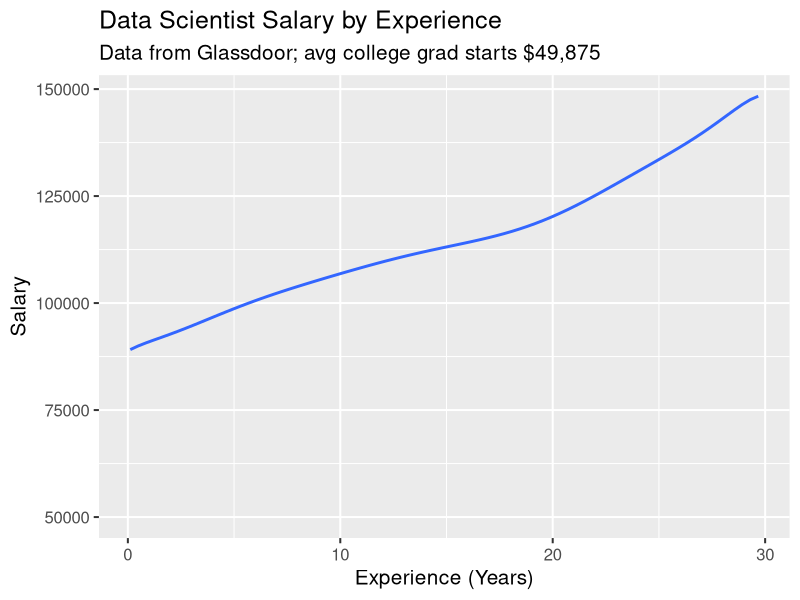
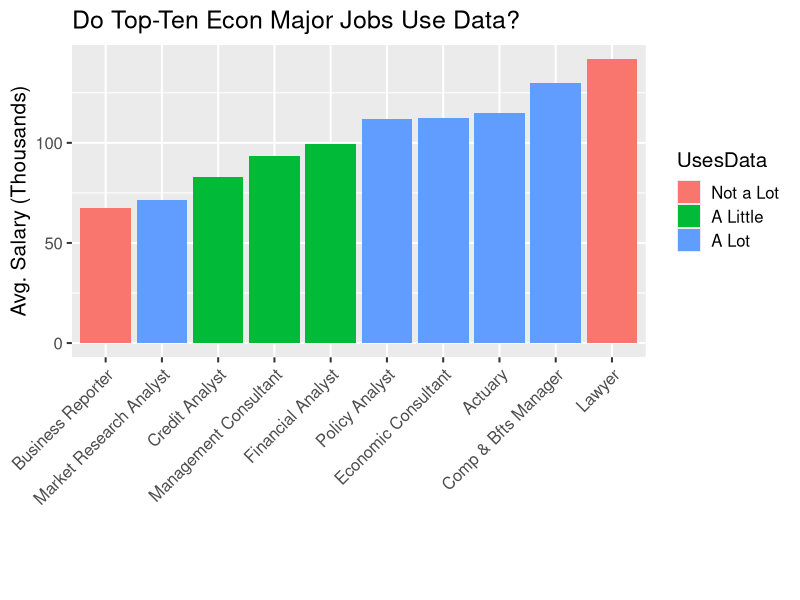
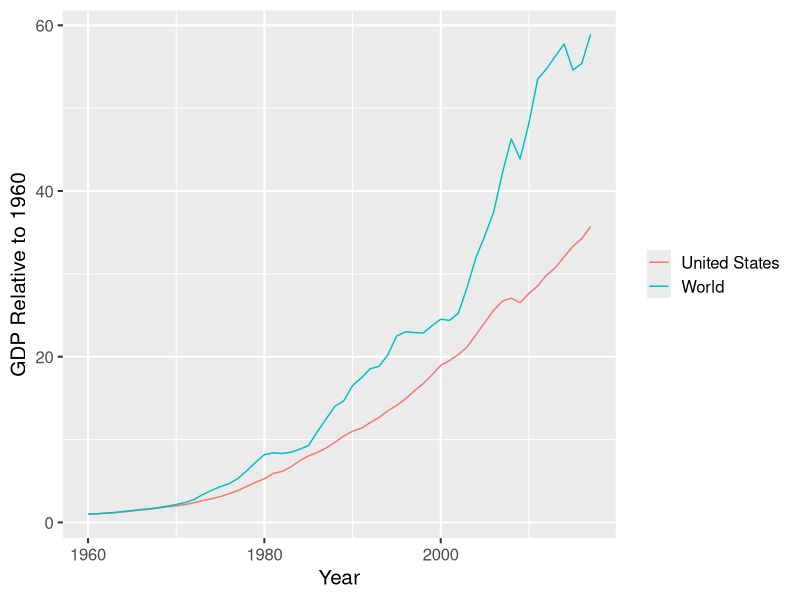
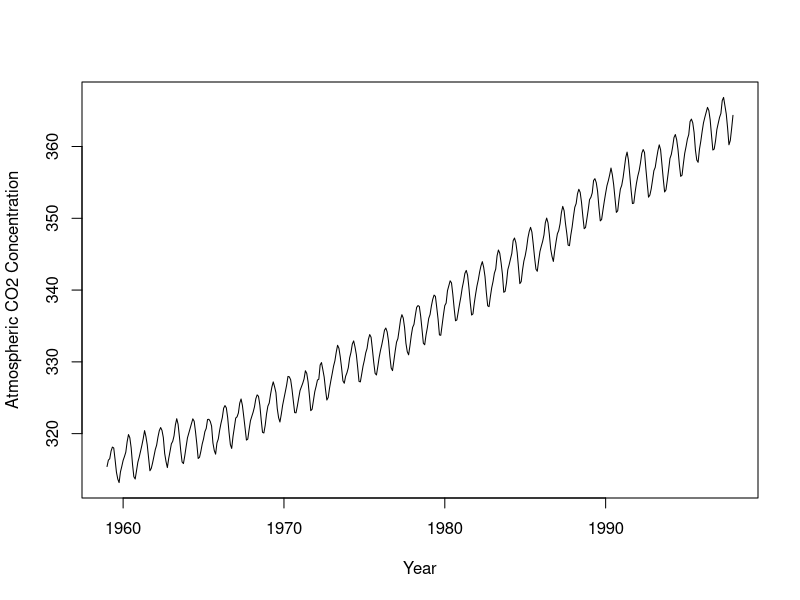

Source code (R) for these figures, in order:
## ---- chunk 1
knitr::opts_chunk$set(echo = FALSE)
library(tidyverse)
theme_set(theme_gray(base_size = 15))
## ---- chunk 2
#Read in data
salary <- read.csv(text="Experience,Salary
0.11508951406649626, 89130.43478260869
1.877024722932652, 92521.73913043478
4.128303495311169, 96956.52173913045
5.890238704177326, 100347.82608695651
8.044117647058828, 104000
10.051577152600172, 106869.5652173913
12.205882352941181, 110000
14.654731457800512, 112608.6956521739
16.956308610400683, 115478.26086956522
19.01300085251492, 118086.95652173912
19.99168797953965, 120173.91304347827
21.8994032395567, 125130.4347826087
23.758312020460362, 129826.08695652173
25.665387894288155, 135565.21739130435
27.425618073316286, 141043.47826086957
29.67455242966753, 148347.82608695654")
#Use ggplot to plot out data 
ggplot(salary,aes(x=Experience,y=Salary))+
  #with a smoothed line graph
  stat_smooth(method = lm, formula = y ~ poly(x, 10), se = FALSE)+
  #Have y-axis start at 50k
  expand_limits(y=50000)+
  #Add labels
  labs(title="Data Scientist Salary by Experience",subtitle="Data from Glassdoor; avg college grad starts $49,875")+
  xlab("Experience (Years)")
## ---- chunk 3
#Read in data
topjobs <- read.csv(text="Job,Salary,UsesData
                    Market Research Analyst,71450,A Lot
                    Economic Consultant,112650,A Lot
                    Comp & Bfts Manager,130010,A Lot
                    Actuary,114850,A Lot
                    Credit Analyst,82900,A Little
                    Financial Analyst,99430,A Little
                    Policy Analyst,112030,A Lot
                    Lawyer,141890,Not a Lot
                    Management Consultant,93440,A Little
                    Business Reporter,67500,Not a Lot")
#Sort so it goes from lowest salary to highest
topjobs$Job <- reorder(topjobs$Job, topjobs$Salary)
#Reorder factor so it goes least to most
topjobs$UsesData <- factor(topjobs$UsesData,levels=c("Not a Lot","A Little","A Lot"))
#Plot out 
ggplot(topjobs,aes(x=Job,y=Salary/1000,fill=UsesData))+
  #With a bar graph
  geom_col()+
  #Label
  ylab("Avg. Salary (Thousands)")+xlab(element_blank())+
  labs(title="Do Top-Ten Econ Major Jobs Use Data?")+
  #Rotate job labels so they fit
  theme(axis.text.x = element_text(angle = 45, hjust = 1))
## ---- chunk 4
#Read in data
gdp <- read.csv('GDP.csv')
#Get GDP in the first year of data using dplyr
gdp <- gdp %>%
  group_by(Country) %>%
  mutate(firstGDP=GDP[1]) %>%
  mutate(gdprel=GDP/firstGDP)
#Plot data
ggplot(gdp,aes(x=Year,y=gdprel,color=Country))+
  #Line graph
  geom_line()+
  #Label
  xlab("Year")+ylab("GDP Relative to 1960")+
  theme(legend.title=element_blank())
                      
## ---- chunk 5
#Read in data
data(co2)
#Plot, cex for bigger font
plot(co2,xlab="Year",ylab="Atmospheric CO2 Concentration",cex=1.75)
